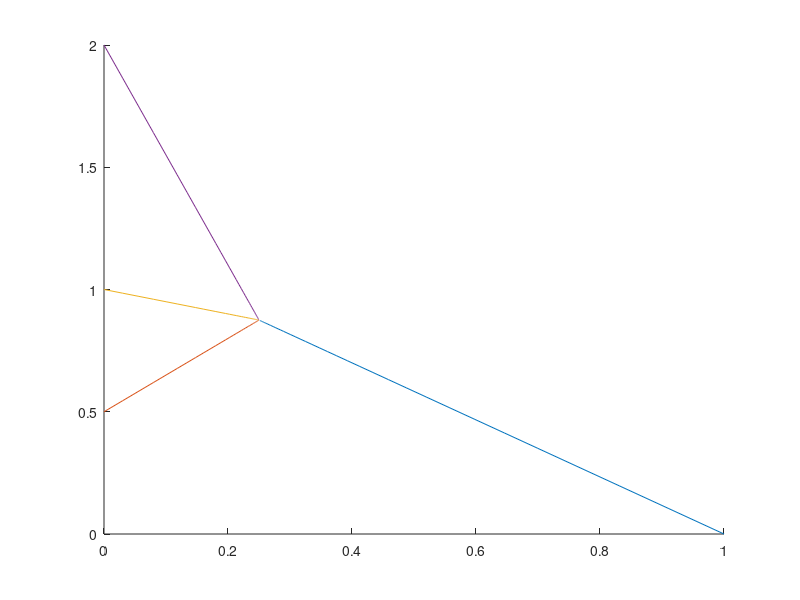
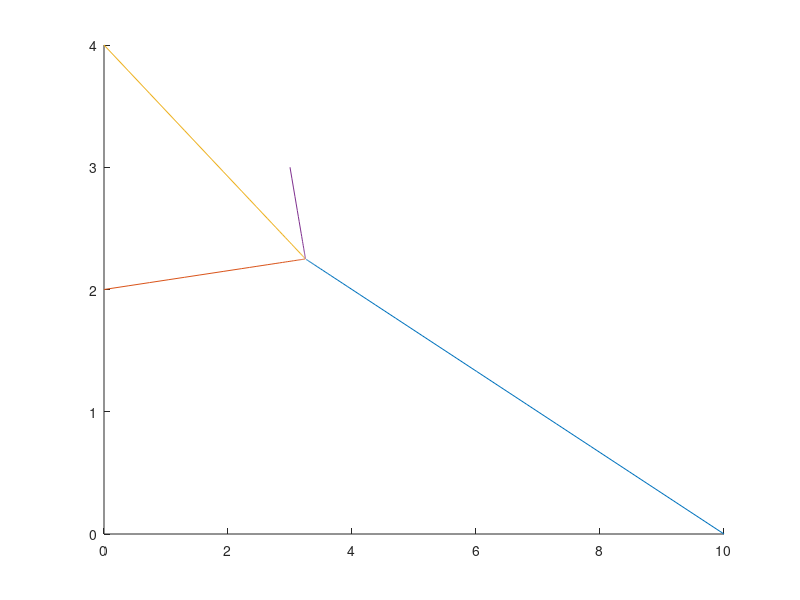
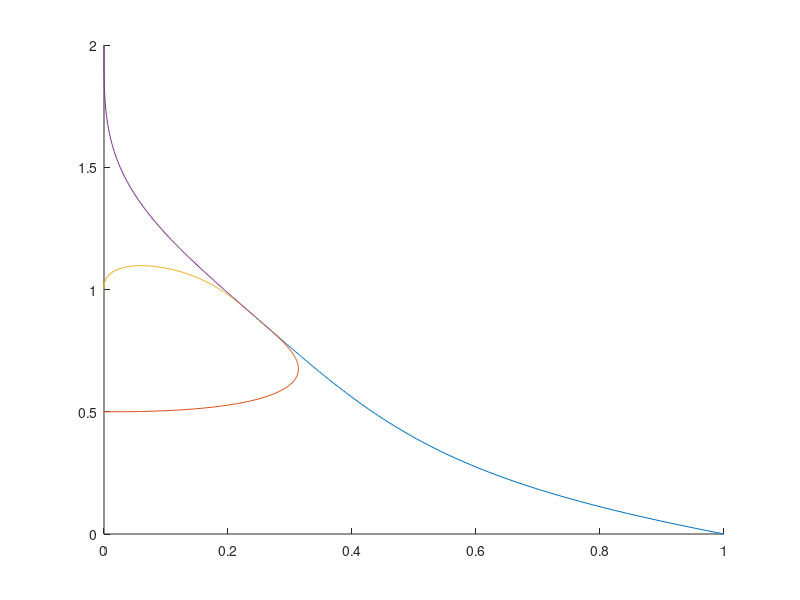

Source code (MATLAB) for these figures, in order:
% ============================ PUNTO 2 ====================================

clc,clear;

% Declaracion de las condiciones iniciales
x_1=[1;0];
x_2=[0;0.5];
x_3=[0;1];
x_4=[0;2];
a=0.03;

% Bucle de 50 iteraciones
for k = 1:50
    % Actualizacion de las coordenadas de x_1
    x_1(:,k+1) = x_1(:,k)-a*((x_1(:,k)-x_2(:,k))+(x_1(:,k) ...
        -x_3(:,k))+(x_1(:,k)-x_4(:,k)));
    % Actualizacion de las coordenadas de x_2
    x_2(:,k+1) = x_2(:,k)-a*((x_2(:,k)-x_1(:,k))+(x_2(:,k) ...
        -x_3(:,k))+(x_2(:,k)-x_4(:,k)));
    % Actualizacion de las coordenadas de x_3
    x_3(:,k+1) = x_3(:,k)-a*((x_3(:,k)-x_1(:,k))+(x_3(:,k) ...
        -x_2(:,k))+(x_3(:,k)-x_4(:,k)));
    % Actualizacion de las coordenadas de x_4
    x_4(:,k+1) = x_4(:,k)-a*((x_4(:,k)-x_1(:,k))+(x_4(:,k) ...
        -x_2(:,k))+(x_4(:,k)-x_3(:,k)));
end

% Se grafica el comportamiento
figure
hold on
plot(x_1(1,:),x_1(2,:))
plot(x_2(1,:),x_2(2,:))
plot(x_3(1,:),x_3(2,:))
plot(x_4(1,:),x_4(2,:))
hold off

% ============================ PUNTO 3 ====================================

clc,clear;

% Declaracion de las condiciones iniciales
x_1=[10;0];
x_2=[0;2];
x_3=[0;4];
x_4=[3;3];
a=0.03;

% Bucle de 50 iteraciones
for k = 1:50
    % Actualizacion de las coordenadas de x_1
    x_1(:,k+1) = x_1(:,k)-a*((x_1(:,k)-x_2(:,k)) ...
        +(x_1(:,k)-x_3(:,k))+(x_1(:,k)-x_4(:,k)));
    % Actualizacion de las coordenadas de x_2
    x_2(:,k+1) = x_2(:,k)-a*((x_2(:,k)-x_1(:,k)) ...
        +(x_2(:,k)-x_3(:,k))+(x_2(:,k)-x_4(:,k)));
    % Actualizacion de las coordenadas de x_3
    x_3(:,k+1) = x_3(:,k)-a*((x_3(:,k)-x_1(:,k)) ...
        +(x_3(:,k)-x_2(:,k))+(x_3(:,k)-x_4(:,k)));
    % Actualizacion de las coordenadas de x_4
    x_4(:,k+1) = x_4(:,k)-a*((x_4(:,k)-x_1(:,k)) ...
        +(x_4(:,k)-x_2(:,k))+(x_4(:,k)-x_3(:,k))); 
end

% Se grafica el nuevo comportamiento
figure
hold on
plot(x_1(1,:),x_1(2,:))
plot(x_2(1,:),x_2(2,:))
plot(x_3(1,:),x_3(2,:))
plot(x_4(1,:),x_4(2,:))
hold off

% ============================ PUNTO 4 ====================================

clc,clear;

% Declaracion de las condiciones iniciales
x_1=[1;0];
x_2=[0;0.5];
x_3=[0;1];
x_4=[0;2];
a=0.03;

% Bucle de 600 iteraciones
for k = 1:600
    % Actualizacion de las coordenadas de x_1 del nuevo grafo
    x_1(:,k+1) = x_1(:,k)-a*((x_1(:,k)-x_2(:,k)));
    % Actualizacion de las coordenadas de x_2 del nuevo grafo
    x_2(:,k+1) = x_2(:,k)-a*((x_2(:,k)-x_1(:,k))+(x_2(:,k)-x_3(:,k)));
    % Actualizacion de las coordenadas de x_3 del nuevo grafo
    x_3(:,k+1) = x_3(:,k)-a*((x_3(:,k)-x_2(:,k))+(x_3(:,k)-x_4(:,k)));
    % Actualizacion de las coordenadas de x_4 del nuevo grafo
    x_4(:,k+1) = x_4(:,k)-a*((x_4(:,k)-x_3(:,k)));
end

% Se grafica el comportamiento del nuevo grafo
figure 
hold on
plot(x_1(1,:),x_1(2,:))
plot(x_2(1,:),x_2(2,:))
plot(x_3(1,:),x_3(2,:))
plot(x_4(1,:),x_4(2,:))
hold off